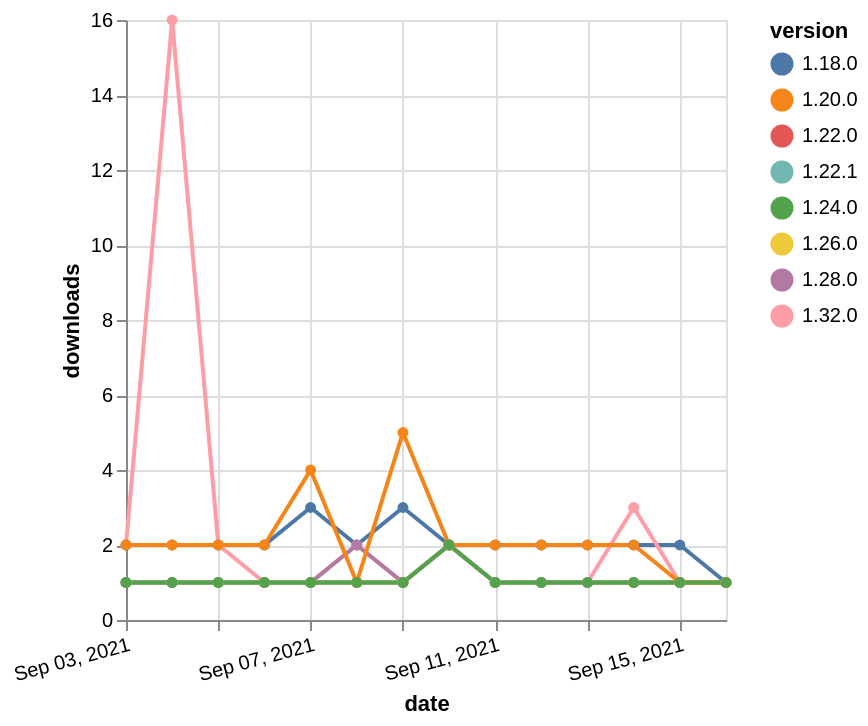

Vega-Lite specification stored for this chart:
### Vega-Lite specification from a JSON file in a GitHub repository (floating-point values rounded to 4 significant figures)
{"$schema": "https://vega.github.io/schema/vega-lite/v5.json", "description": "A simple bar chart with embedded data.", "data": {"values": [{"date": "2021-09-03", "total": 2631, "delta": 2, "version": "1.18.0"}, {"date": "2021-09-04", "total": 2633, "delta": 2, "version": "1.18.0"}, {"date": "2021-09-05", "total": 2635, "delta": 2, "version": "1.18.0"}, {"date": "2021-09-06", "total": 2637, "delta": 2, "version": "1.18.0"}, {"date": "2021-09-07", "total": 2640, "delta": 3, "version": "1.18.0"}, {"date": "2021-09-08", "total": 2642, "delta": 2, "version": "1.18.0"}, {"date": "2021-09-09", "total": 2645, "delta": 3, "version": "1.18.0"}, {"date": "2021-09-10", "total": 2647, "delta": 2, "version": "1.18.0"}, {"date": "2021-09-11", "total": 2649, "delta": 2, "version": "1.18.0"}, {"date": "2021-09-12", "total": 2651, "delta": 2, "version": "1.18.0"}, {"date": "2021-09-13", "total": 2653, "delta": 2, "version": "1.18.0"}, {"date": "2021-09-14", "total": 2655, "delta": 2, "version": "1.18.0"}, {"date": "2021-09-15", "total": 2657, "delta": 2, "version": "1.18.0"}, {"date": "2021-09-16", "total": 2658, "delta": 1, "version": "1.18.0"}, {"date": "2021-09-03", "total": 128, "delta": 2, "version": "1.32.0"}, {"date": "2021-09-04", "total": 144, "delta": 16, "version": "1.32.0"}, {"date": "2021-09-05", "total": 146, "delta": 2, "version": "1.32.0"}, {"date": "2021-09-06", "total": 147, "delta": 1, "version": "1.32.0"}, {"date": "2021-09-07", "total": 148, "delta": 1, "version": "1.32.0"}, {"date": "2021-09-08", "total": 150, "delta": 2, "version": "1.32.0"}, {"date": "2021-09-09", "total": 151, "delta": 1, "version": "1.32.0"}, {"date": "2021-09-10", "total": 153, "delta": 2, "version": "1.32.0"}, {"date": "2021-09-11", "total": 154, "delta": 1, "version": "1.32.0"}, {"date": "2021-09-12", "total": 155, "delta": 1, "version": "1.32.0"}, {"date": "2021-09-13", "total": 156, "delta": 1, "version": "1.32.0"}, {"date": "2021-09-14", "total": 159, "delta": 3, "version": "1.32.0"}, {"date": "2021-09-15", "total": 160, "delta": 1, "version": "1.32.0"}, {"date": "2021-09-16", "total": 161, "delta": 1, "version": "1.32.0"}, {"date": "2021-09-03", "total": 254, "delta": 1, "version": "1.22.0"}, {"date": "2021-09-04", "total": 255, "delta": 1, "version": "1.22.0"}, {"date": "2021-09-05", "total": 256, "delta": 1, "version": "1.22.0"}, {"date": "2021-09-06", "total": 257, "delta": 1, "version": "1.22.0"}, {"date": "2021-09-07", "total": 258, "delta": 1, "version": "1.22.0"}, {"date": "2021-09-08", "total": 259, "delta": 1, "version": "1.22.0"}, {"date": "2021-09-09", "total": 260, "delta": 1, "version": "1.22.0"}, {"date": "2021-09-10", "total": 262, "delta": 2, "version": "1.22.0"}, {"date": "2021-09-11", "total": 263, "delta": 1, "version": "1.22.0"}, {"date": "2021-09-12", "total": 264, "delta": 1, "version": "1.22.0"}, {"date": "2021-09-13", "total": 265, "delta": 1, "version": "1.22.0"}, {"date": "2021-09-14", "total": 266, "delta": 1, "version": "1.22.0"}, {"date": "2021-09-15", "total": 267, "delta": 1, "version": "1.22.0"}, {"date": "2021-09-16", "total": 268, "delta": 1, "version": "1.22.0"}, {"date": "2021-09-03", "total": 177, "delta": 1, "version": "1.28.0"}, {"date": "2021-09-04", "total": 178, "delta": 1, "version": "1.28.0"}, {"date": "2021-09-05", "total": 179, "delta": 1, "version": "1.28.0"}, {"date": "2021-09-06", "total": 180, "delta": 1, "version": "1.28.0"}, {"date": "2021-09-07", "total": 181, "delta": 1, "version": "1.28.0"}, {"date": "2021-09-08", "total": 183, "delta": 2, "version": "1.28.0"}, {"date": "2021-09-09", "total": 184, "delta": 1, "version": "1.28.0"}, {"date": "2021-09-10", "total": 186, "delta": 2, "version": "1.28.0"}, {"date": "2021-09-11", "total": 187, "delta": 1, "version": "1.28.0"}, {"date": "2021-09-12", "total": 188, "delta": 1, "version": "1.28.0"}, {"date": "2021-09-13", "total": 189, "delta": 1, "version": "1.28.0"}, {"date": "2021-09-14", "total": 190, "delta": 1, "version": "1.28.0"}, {"date": "2021-09-15", "total": 191, "delta": 1, "version": "1.28.0"}, {"date": "2021-09-16", "total": 192, "delta": 1, "version": "1.28.0"}, {"date": "2021-09-03", "total": 219, "delta": 1, "version": "1.26.0"}, {"date": "2021-09-04", "total": 220, "delta": 1, "version": "1.26.0"}, {"date": "2021-09-05", "total": 221, "delta": 1, "version": "1.26.0"}, {"date": "2021-09-06", "total": 222, "delta": 1, "version": "1.26.0"}, {"date": "2021-09-07", "total": 223, "delta": 1, "version": "1.26.0"}, {"date": "2021-09-08", "total": 224, "delta": 1, "version": "1.26.0"}, {"date": "2021-09-09", "total": 225, "delta": 1, "version": "1.26.0"}, {"date": "2021-09-10", "total": 227, "delta": 2, "version": "1.26.0"}, {"date": "2021-09-11", "total": 228, "delta": 1, "version": "1.26.0"}, {"date": "2021-09-12", "total": 229, "delta": 1, "version": "1.26.0"}, {"date": "2021-09-13", "total": 230, "delta": 1, "version": "1.26.0"}, {"date": "2021-09-14", "total": 231, "delta": 1, "version": "1.26.0"}, {"date": "2021-09-15", "total": 232, "delta": 1, "version": "1.26.0"}, {"date": "2021-09-16", "total": 233, "delta": 1, "version": "1.26.0"}, {"date": "2021-09-03", "total": 250, "delta": 1, "version": "1.22.1"}, {"date": "2021-09-04", "total": 251, "delta": 1, "version": "1.22.1"}, {"date": "2021-09-05", "total": 252, "delta": 1, "version": "1.22.1"}, {"date": "2021-09-06", "total": 253, "delta": 1, "version": "1.22.1"}, {"date": "2021-09-07", "total": 254, "delta": 1, "version": "1.22.1"}, {"date": "2021-09-08", "total": 255, "delta": 1, "version": "1.22.1"}, {"date": "2021-09-09", "total": 256, "delta": 1, "version": "1.22.1"}, {"date": "2021-09-10", "total": 258, "delta": 2, "version": "1.22.1"}, {"date": "2021-09-11", "total": 259, "delta": 1, "version": "1.22.1"}, {"date": "2021-09-12", "total": 260, "delta": 1, "version": "1.22.1"}, {"date": "2021-09-13", "total": 261, "delta": 1, "version": "1.22.1"}, {"date": "2021-09-14", "total": 262, "delta": 1, "version": "1.22.1"}, {"date": "2021-09-15", "total": 263, "delta": 1, "version": "1.22.1"}, {"date": "2021-09-16", "total": 264, "delta": 1, "version": "1.22.1"}, {"date": "2021-09-03", "total": 2515, "delta": 2, "version": "1.20.0"}, {"date": "2021-09-04", "total": 2517, "delta": 2, "version": "1.20.0"}, {"date": "2021-09-05", "total": 2519, "delta": 2, "version": "1.20.0"}, {"date": "2021-09-06", "total": 2521, "delta": 2, "version": "1.20.0"}, {"date": "2021-09-07", "total": 2525, "delta": 4, "version": "1.20.0"}, {"date": "2021-09-08", "total": 2526, "delta": 1, "version": "1.20.0"}, {"date": "2021-09-09", "total": 2531, "delta": 5, "version": "1.20.0"}, {"date": "2021-09-10", "total": 2533, "delta": 2, "version": "1.20.0"}, {"date": "2021-09-11", "total": 2535, "delta": 2, "version": "1.20.0"}, {"date": "2021-09-12", "total": 2537, "delta": 2, "version": "1.20.0"}, {"date": "2021-09-13", "total": 2539, "delta": 2, "version": "1.20.0"}, {"date": "2021-09-14", "total": 2541, "delta": 2, "version": "1.20.0"}, {"date": "2021-09-15", "total": 2542, "delta": 1, "version": "1.20.0"}, {"date": "2021-09-16", "total": 2543, "delta": 1, "version": "1.20.0"}, {"date": "2021-09-03", "total": 202, "delta": 1, "version": "1.24.0"}, {"date": "2021-09-04", "total": 203, "delta": 1, "version": "1.24.0"}, {"date": "2021-09-05", "total": 204, "delta": 1, "version": "1.24.0"}, {"date": "2021-09-06", "total": 205, "delta": 1, "version": "1.24.0"}, {"date": "2021-09-07", "total": 206, "delta": 1, "version": "1.24.0"}, {"date": "2021-09-08", "total": 207, "delta": 1, "version": "1.24.0"}, {"date": "2021-09-09", "total": 208, "delta": 1, "version": "1.24.0"}, {"date": "2021-09-10", "total": 210, "delta": 2, "version": "1.24.0"}, {"date": "2021-09-11", "total": 211, "delta": 1, "version": "1.24.0"}, {"date": "2021-09-12", "total": 212, "delta": 1, "version": "1.24.0"}, {"date": "2021-09-13", "total": 213, "delta": 1, "version": "1.24.0"}, {"date": "2021-09-14", "total": 214, "delta": 1, "version": "1.24.0"}, {"date": "2021-09-15", "total": 215, "delta": 1, "version": "1.24.0"}, {"date": "2021-09-16", "total": 216, "delta": 1, "version": "1.24.0"}]}, "width": "container", "mark": {"type": "line", "point": {"filled": true}}, "encoding": {"x": {"field": "date", "type": "temporal", "timeUnit": "yearmonthdate", "title": "date", "axis": {"labelAngle": -15}}, "y": {"field": "delta", "type": "quantitative", "title": "downloads"}, "color": {"field": "version", "type": "nominal"}, "tooltip": {"field": "delta"}}}
